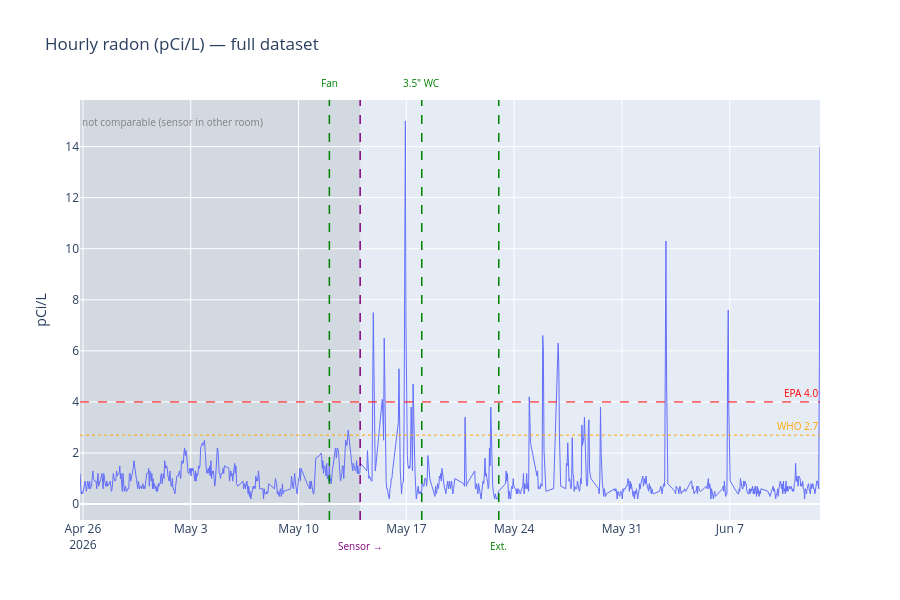

The code cell stored with this chart in its notebook:
### Markdown cell above
## Raw hourly time series (full dataset)

Shaded region = sensor was in a different room; values are not comparable to post-move readings.

### Code cell
fig = px.line(df, y='radon', title='Hourly radon (pCi/L) — full dataset',
              labels={'radon': 'pCi/L', 'ts': ''})
fig.update_traces(line=dict(width=1))
annotate(fig, events=EVENTS, shade_pre_move=True)
fig.show()

### Figure 1 — Plotly figure (JSON) as saved in the notebook; plotly's stock layout.template omitted (floating-point values rounded to 4 significant figures; data arrays with more than 128 entries replaced by an {"elided": "..."} marker saying what was removed)
{"data": [{"hovertemplate": "=%{x}<br>pCi/L=%{y}<extra></extra>", "legendgroup": "", "line": {"color": "#636efa", "dash": "solid", "width": 1}, "marker": {"symbol": "circle"}, "mode": "lines", "name": "", "orientation": "v", "showlegend": false, "type": "scatter", "x": {"elided": "918 str values"}, "xaxis": "x", "y": {"elided": "918 float values"}, "yaxis": "y"}], "layout": {"annotations": [{"font": {"color": "red", "size": 10}, "showarrow": false, "text": "EPA 4.0", "x": 1, "xanchor": "right", "xref": "x domain", "y": 4, "yanchor": "bottom", "yref": "y"}, {"font": {"color": "orange", "size": 10}, "showarrow": false, "text": "WHO 2.7", "x": 1, "xanchor": "right", "xref": "x domain", "y": 2.7, "yanchor": "bottom", "yref": "y"}, {"font": {"color": "green", "size": 10}, "showarrow": false, "text": "Fan", "x": "2026-05-12T00:00:00", "xanchor": "center", "xref": "x", "y": 1.02, "yanchor": "bottom", "yref": "y domain"}, {"font": {"color": "purple", "size": 10}, "showarrow": false, "text": "Sensor →", "x": "2026-05-14T00:00:00", "xanchor": "center", "xref": "x", "y": -0.04, "yanchor": "top", "yref": "y domain"}, {"font": {"color": "green", "size": 10}, "showarrow": false, "text": "3.5\" WC", "x": "2026-05-18T00:00:00", "xanchor": "center", "xref": "x", "y": 1.02, "yanchor": "bottom", "yref": "y domain"}, {"font": {"color": "green", "size": 10}, "showarrow": false, "text": "Ext.", "x": "2026-05-23T00:00:00", "xanchor": "center", "xref": "x", "y": -0.04, "yanchor": "top", "yref": "y domain"}, {"font": {"color": "gray", "size": 10}, "showarrow": false, "text": "not comparable (sensor in other room)", "x": "2026-04-25T19:24:00", "xanchor": "left", "xref": "x", "y": 0.97, "yanchor": "top", "yref": "y domain"}], "height": 600, "legend": {"tracegroupgap": 0}, "shapes": [{"line": {"color": "red", "dash": "dash", "width": 1}, "type": "line", "x0": 0, "x1": 1, "xref": "x domain", "y0": 4, "y1": 4, "yref": "y"}, {"line": {"color": "orange", "dash": "dot", "width": 1}, "type": "line", "x0": 0, "x1": 1, "xref": "x domain", "y0": 2.7, "y1": 2.7, "yref": "y"}, {"line": {"color": "green", "dash": "dash", "width": 1.5}, "type": "line", "x0": "2026-05-12T00:00:00", "x1": "2026-05-12T00:00:00", "xref": "x", "y0": 0, "y1": 1, "yref": "y domain"}, {"line": {"color": "purple", "dash": "dash", "width": 1.5}, "type": "line", "x0": "2026-05-14T00:00:00", "x1": "2026-05-14T00:00:00", "xref": "x", "y0": 0, "y1": 1, "yref": "y domain"}, {"line": {"color": "green", "dash": "dash", "width": 1.5}, "type": "line", "x0": "2026-05-18T00:00:00", "x1": "2026-05-18T00:00:00", "xref": "x", "y0": 0, "y1": 1, "yref": "y domain"}, {"line": {"color": "green", "dash": "dash", "width": 1.5}, "type": "line", "x0": "2026-05-23T00:00:00", "x1": "2026-05-23T00:00:00", "xref": "x", "y0": 0, "y1": 1, "yref": "y domain"}, {"fillcolor": "gray", "layer": "below", "line": {"width": 0}, "opacity": 0.18, "type": "rect", "x0": "2026-04-25T19:24:00", "x1": "2026-05-14T00:00:00", "xref": "x", "y0": 0, "y1": 1, "yref": "y domain"}], "title": {"text": "Hourly radon (pCi/L) — full dataset"}, "xaxis": {"anchor": "y", "domain": [0, 1], "title": {"text": ""}}, "yaxis": {"anchor": "x", "domain": [0, 1], "title": {"text": "pCi/L"}}}}
